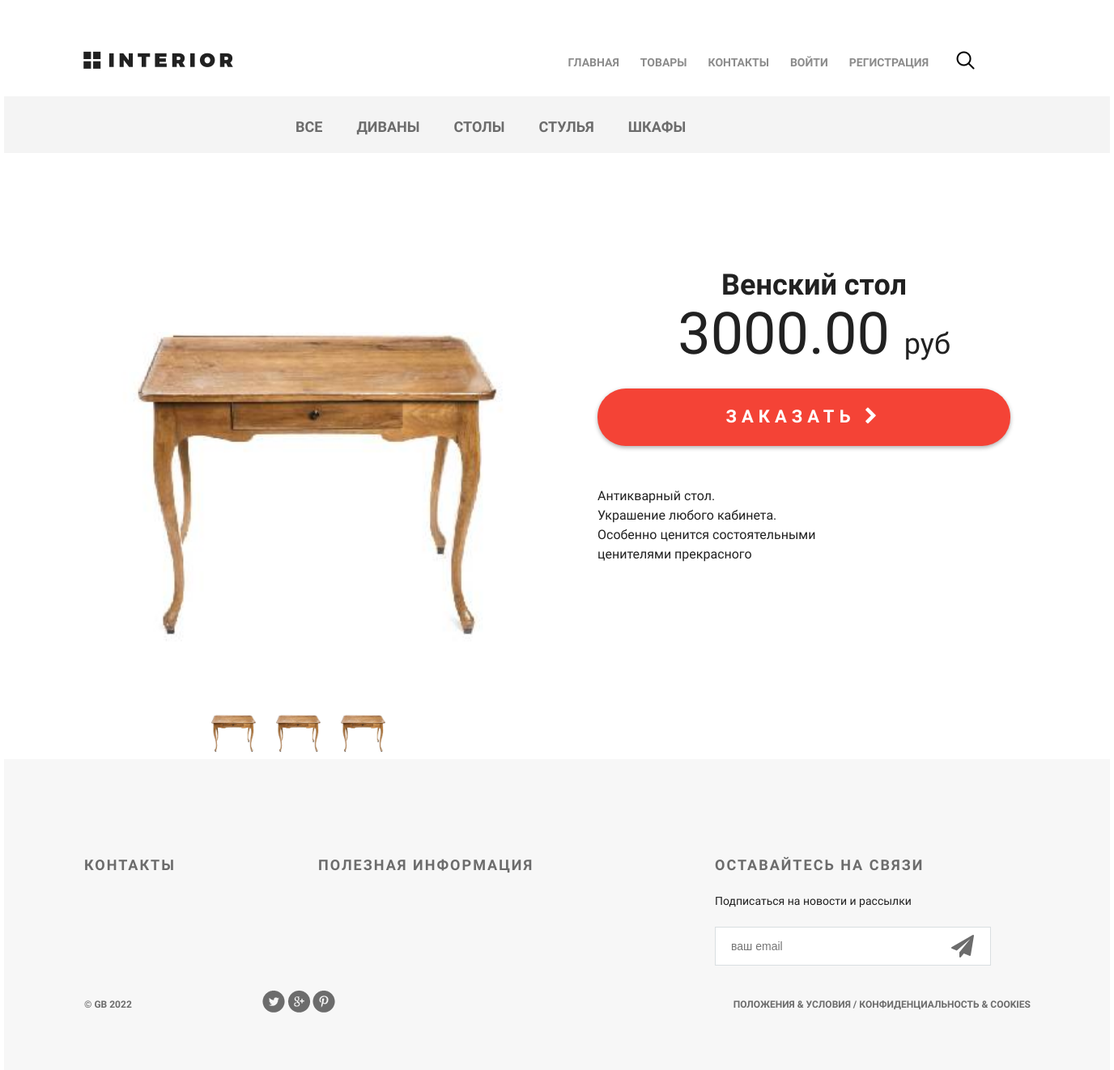
Page /product/3/ on the committed database.
### mainapp/models.py (models this page shows, shortened)
class Category(models.Model):
    name = models.CharField(verbose_name='имя категории', max_length=25, unique=True)
    description = models.TextField(verbose_name='описание категории', max_length=140, blank=True)
    is_active = models.BooleanField(default=True)

class Product(models.Model):
    category = models.ForeignKey(Category, verbose_name='категория продукт', on_delete=models.DO_NOTHING)
    name = models.CharField(verbose_name='имя продукта', max_length=25, unique=False)
    description = models.TextField(verbose_name='описание продукта', blank=True)
    image = models.ImageField(verbose_name='изображение продукта', upload_to='product_images')
    price = models.DecimalField(verbose_name='цена продукта', max_digits=10, decimal_places=2, default=0)
    quantity = models.PositiveIntegerField(verbose_name='количество на складе', default=0)
    is_active = models.BooleanField(default=True)

### mainapp/views.py (the view)
# urls.py: path('product/<int:pk>/', mainapp.product, name='product'),
def product(request, pk):
    categories = Category.objects.all()
    product = get_object_or_404(Product, pk=pk)
    return render(
        request,
        'mainapp/product.html',
        context={
            'title': product.name,
            'product': product,
            'category': product.category,
            'categories': categories,
        })

### basketapp/context_processors.py (called while the page is built)
def basket(request):
    return {
        'basket': getattr(request.user, 'basket', None)
    }

### mainapp/context_processors.py (called while the page is built)
def menu_links(request):
    return {
        "menu": {
            'index': 'Главная',
            'products': 'Товары',
            'contact': 'Контакты',
        }
    }

### mainapp/templatetags/my_tags.py (called while the page is built)
@register.simple_tag
def current_year():
    return datetime.datetime.now().year

### mainapp/templates/mainapp/product.html (shortened to what this page needs)
{% extends 'mainapp/base.html' %}
{% load static %}
{% block content %}
<div class="hero-white">
    {% include 'mainapp/includes/main_menu_inc.html' %}
</div>
<div class="details">
    <div class="links clearfix">
        {% include 'mainapp/includes/categories_menu_inc.html' %}
    </div>
    <div class="details-products">
        <div class="details-slider">
            <div class="slider-product">
                <img src="{{ product.image.url }}">
            </div>
            <div class="slider-control">
                <div class="block">
                    <a href="#"><img src="{{ product.image.url }}" alt="">
                    </a>
                </div>
                <div class="block">
                    <a href="#"><img src="{{ product.image.url }}" alt="">
                    </a>
                </div>
                <div class="block">
                    <a href="#"><img src="{{ product.image.url }}" alt="">
                    </a>
                </div>
            </div>
        </div>
        <div class="description">
            <h3 class="big-bold">{{ product.name }}</h3>
            <br>
            <p class="price"> {{ product.price }} <span>руб</span></p>
            <a href="{% url 'basket:add' product.pk %}" class="red-button">
                заказать <i class="fa fa-chevron-right" aria-hidden="true"></i>
            </a>
            <div class="description-text">{{ product.description | linebreaks }}</div>
        </div>
    </div>
{% endblock %}

### mainapp/templates/mainapp/includes/categories_menu_inc.html
<ul class="links-menu">
    {% with url_name=request.resolver_match.url_name %}
    {% with category_id=request.resolver_match.kwargs.pk %}
    <li><a href="{% url 'products' %}" class="{% if url_name == 'products' %}active{% endif %}">все</a></li>
    {% for category in categories %}
        <li><a href="{% url 'category' category.id %}" class="{% if url_name == 'category' and category_id == category.id %}active{% endif %}">{{ category.name }}</a></li>
    {% endfor %}
    {% endwith %}
    {% endwith %}
</ul>

### static/css/style.css (style rules this page uses)
* { margin: 0; padding: 0; }
body,footer { font-family: 'Montserrat', sans-serif; }
html, body { height: 100%; }
.big-bold { color: #212121; font-size: 36px; font-weight: 700; text-align: left; margin-bottom: 24px; line-height: 36px; }
.hero-white { background-color: #fff; height: 119px; padding-left: 98px; padding-right: 211px; position: relative; }
.links { height: 70px; background-color: #f4f4f4; position: relative; padding-left: 360px; }
.links-menu { margin: 27px auto 0px; position: absolute; }
.links-menu li { float: left; list-style-type: none; padding-right: 42px; }
.links-menu li a { text-decoration: none; color: #6c6c6c; font-size: 18px; font-weight: 700; text-transform: uppercase; }
.details-products { padding-left: 98px; padding-right: 98px; margin-top: 98px; height: 651px; }
.details-slider { width: 570px; float: left; margin-right: 30px; }
.slider-product { width: 570px; height: 570px; }
.slider-product img { width: 570px; height: 570px; object-fit: cover; }
.slider-control { width: 420px; height: 70px; margin: 11px auto 0px; padding-left: 150px }
.slider-control .block img { height: 70px; width: 70px; }
.slider-control .block { height: 70px; width: 70px; position: relative; float: left; margin-right: 10px; }
.description { width: 535px; float: right; padding-left: 35px }
.description .big-bold { color: #212121; font-size: 36px; font-weight: 700; text-align: center; margin-top: 47px; margin-bottom: 0px; }
.description .price { color: #212121; font-size: 72px; font-weight: 300; line-height: 48px; text-align: center; }
.description .price span { color: #212121; font-size: 36px; font-weight: 300; line-height: 48px; text-align: center; }
.red-button { display: block; height: 71px; width: 510px; border-radius: 35px; background-color: #f44336; text-align: center; text-transform: uppercase; text-decoration: none; color: #ffffff; font-size: 22px; font-weight: 700; line-height: 24px; box-shadow: 0px 2px 4.85px 0.15px rgba(33, 33, 33, 0.35); line-height: 70px; letter-spacing: 6px; margin-top: 31px; }
.description-text { margin-top: 50px; color: #212121; font-size: 16px; font-weight: 300; line-height: 24px; text-align: left; }
.description-text p { margin-bottom: 0.5em; }

### rows in the picture
Category: name "ДИВАНЫ"
Category: name "СТОЛЫ"
Category: name "СТУЛЬЯ"
Category: name "ШКАФЫ"
Product: image (picture), name "Венский стол", price "3000.00", description "Антикварный стол. Украшение любого кабинета. Особенно ценится состоятельными ценителями прекрасного"

### other values in the picture
{{ name }} "ГЛАВНАЯ" "ТОВАРЫ" "КОНТАКТЫ"
